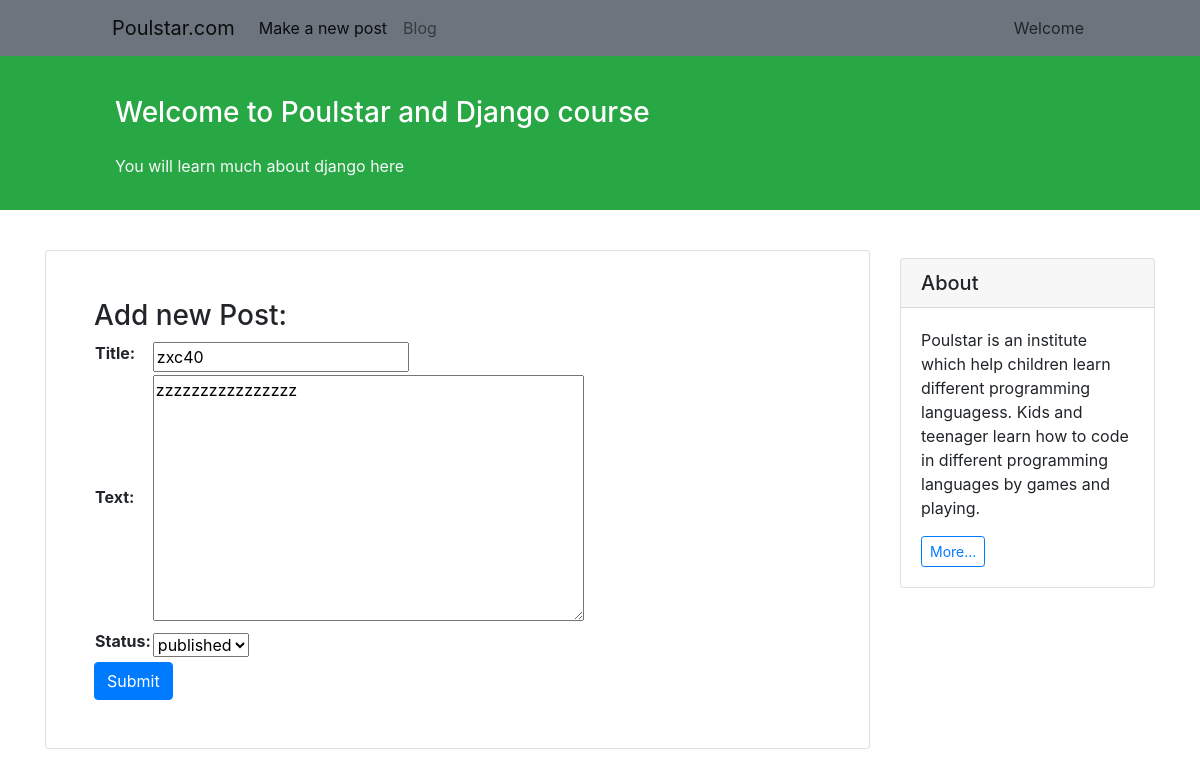
/blog/update/16/, run on the app's committed database.
### blog/models.py (models this page shows)
class BlogPost(models.Model):
    STATUS = (
        ('p', 'published'),
        ('d', 'draft'),
    )
    author = models.ForeignKey(to='auth.User', on_delete=models.CASCADE)
    title = models.CharField(max_length=100)
    time_created = models.DateTimeField(auto_now_add=True)
    time_modified = models.DateTimeField(auto_now=True)
    text = models.TextField()
    status = models.CharField(max_length=1, choices=STATUS)

### blog/views.py (the view, shortened to what this page needs)
# urls.py: path('update/<int:pk>/', views.update, name='update'),
def update(request, pk):
    post=get_object_or_404(BlogPost, pk=pk)
    form = BlogPostForm(instance=post)
    return render(request, 'post_update.html', {'form': form, 'post': post})

### blog/forms.py
class BlogPostForm(forms.ModelForm):
    class Meta:
        model = BlogPost
        fields = ['title', 'text', 'status']

### blog/templates/post_update.html (shortened to what this page needs)
{% extends "base.html" %}
{% block content %}
<div class="card shadow my-3 p-5">
    <h3>Add new Post:</h3>
    <form method="POST">
        <table>
            {{ form.as_table }}
        </table>
        <button type="submit" class="btn btn-primary">Submit</button>
    </form>
</div>
{% endblock content %}

### data on the page
BlogPost: title "zxc40", text "zzzzzzzzzzzzzzzz", status "published"
